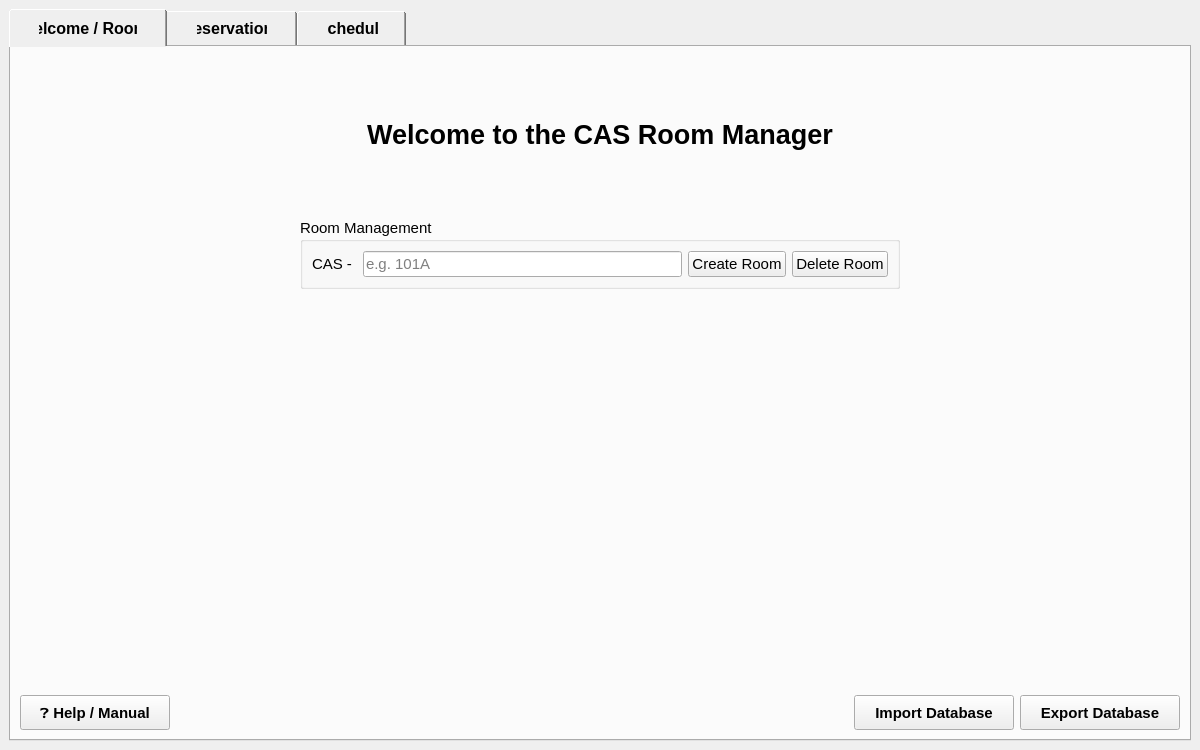
<?xml version="1.0" encoding="UTF-8"?>
<ui version="4.0">
 <class>HomeWindow</class>
 <widget class="QMainWindow" name="HomeWindow">
  <property name="geometry">
   <rect>
    <x>0</x>
    <y>0</y>
    <width>1200</width>
    <height>750</height>
   </rect>
  </property>
  <property name="windowTitle">
   <string>CAS Room &amp; Reservation Manager</string>
  </property>
  <widget class="QWidget" name="centralwidget">
   <layout class="QVBoxLayout" name="verticalLayout">
    <item>
     <widget class="QTabWidget" name="tabWidget">
      <property name="styleSheet">
       <string notr="true">
QTabBar::tab {
    font-size: 12pt;
    font-weight: bold;
    padding: 12px 30px;
}
       </string>
      </property>
      <property name="currentIndex">
       <number>0</number>
      </property>
      <widget class="QWidget" name="welcomeTab">
       <attribute name="title">
        <string>Welcome / Rooms</string>
       </attribute>
       <layout class="QVBoxLayout" name="verticalLayout_2">
        <item>
         <spacer name="topSpacer_1">
          <property name="orientation">
           <enum>Qt::Orientation::Vertical</enum>
          </property>
          <property name="sizeHint" stdset="0">
           <size>
            <width>20</width>
            <height>20</height>
           </size>
          </property>
         </spacer>
        </item>
        <item>
         <widget class="QLabel" name="welcomeLabel">
          <property name="font">
           <font>
            <pointsize>20</pointsize>
            <bold>true</bold>
           </font>
          </property>
          <property name="text">
           <string>Welcome to the CAS Room Manager</string>
          </property>
          <property name="alignment">
           <set>Qt::AlignmentFlag::AlignCenter</set>
          </property>
         </widget>
        </item>
        <item>
         <spacer name="midSpacer_1">
          <property name="orientation">
           <enum>Qt::Orientation::Vertical</enum>
          </property>
          <property name="sizeHint" stdset="0">
           <size>
            <width>20</width>
            <height>30</height>
           </size>
          </property>
         </spacer>
        </item>
        <item>
         <layout class="QHBoxLayout" name="centerRoomLayout">
          <item>
           <spacer name="horizontalSpacer_1">
            <property name="orientation">
             <enum>Qt::Orientation::Horizontal</enum>
            </property>
            <property name="sizeHint" stdset="0">
             <size>
              <width>0</width>
              <height>0</height>
             </size>
            </property>
           </spacer>
          </item>
          <item>
           <widget class="QGroupBox" name="roomGroupBox">
            <property name="minimumSize">
             <size>
              <width>600</width>
              <height>0</height>
             </size>
            </property>
            <property name="font">
             <font>
              <pointsize>11</pointsize>
             </font>
            </property>
            <property name="title">
             <string>Room Management</string>
            </property>
            <layout class="QHBoxLayout" name="horizontalLayout">
             <item>
              <widget class="QLabel" name="labelRoomPrefix">
               <property name="text">
                <string>CAS - </string>
               </property>
              </widget>
             </item>
             <item>
              <widget class="QLineEdit" name="roomInput">
               <property name="placeholderText">
                <string>e.g. 101A</string>
               </property>
              </widget>
             </item>
             <item>
              <widget class="QPushButton" name="btnCreateRoom">
               <property name="text">
                <string>Create Room</string>
               </property>
              </widget>
             </item>
             <item>
              <widget class="QPushButton" name="btnDeleteRoom">
               <property name="text">
                <string>Delete Room</string>
               </property>
              </widget>
             </item>
            </layout>
           </widget>
          </item>
          <item>
           <spacer name="horizontalSpacer_2">
            <property name="orientation">
             <enum>Qt::Orientation::Horizontal</enum>
            </property>
            <property name="sizeHint" stdset="0">
             <size>
              <width>0</width>
              <height>0</height>
             </size>
            </property>
           </spacer>
          </item>
         </layout>
        </item>
        <item>
         <spacer name="bottomSpacer_1">
          <property name="orientation">
           <enum>Qt::Orientation::Vertical</enum>
          </property>
          <property name="sizeHint" stdset="0">
           <size>
            <width>20</width>
            <height>400</height>
           </size>
          </property>
         </spacer>
        </item>
        <item>
         <layout class="QHBoxLayout" name="bottomButtonsLayout">
          <item>
           <widget class="QPushButton" name="btnHelpManual">
            <property name="minimumSize">
             <size>
              <width>150</width>
              <height>35</height>
             </size>
            </property>
            <property name="font">
             <font>
              <pointsize>11</pointsize>
              <bold>true</bold>
             </font>
            </property>
            <property name="text">
             <string>❓ Help / Manual</string>
            </property>
           </widget>
          </item>
          <item>
           <spacer name="bottomHorizontalSpacer">
            <property name="orientation">
             <enum>Qt::Orientation::Horizontal</enum>
            </property>
            <property name="sizeHint" stdset="0">
             <size>
              <width>40</width>
              <height>20</height>
             </size>
            </property>
           </spacer>
          </item>
          <item>
           <widget class="QPushButton" name="btnImportDatabase">
            <property name="minimumSize">
             <size>
              <width>160</width>
              <height>35</height>
             </size>
            </property>
            <property name="font">
             <font>
              <pointsize>11</pointsize>
              <bold>true</bold>
             </font>
            </property>
            <property name="text">
             <string>Import Database</string>
            </property>
           </widget>
          </item>
          <item>
           <widget class="QPushButton" name="btnExportDatabase">
            <property name="minimumSize">
             <size>
              <width>160</width>
              <height>35</height>
             </size>
            </property>
            <property name="font">
             <font>
              <pointsize>11</pointsize>
              <bold>true</bold>
             </font>
            </property>
            <property name="text">
             <string>Export Database</string>
            </property>
           </widget>
          </item>
         </layout>
        </item>
       </layout>
      </widget>
      <widget class="QWidget" name="reservationTab">
       <attribute name="title">
        <string>Reservations</string>
       </attribute>
       <layout class="QVBoxLayout" name="verticalLayout_3">
        <item>
         <spacer name="topSpacer_2">
          <property name="orientation">
           <enum>Qt::Orientation::Vertical</enum>
          </property>
          <property name="sizeHint" stdset="0">
           <size>
            <width>20</width>
            <height>20</height>
           </size>
          </property>
         </spacer>
        </item>
        <item>
         <layout class="QHBoxLayout" name="sideBySideLayout">
          <item>
           <spacer name="horizontalSpacer_3">
            <property name="orientation">
             <enum>Qt::Orientation::Horizontal</enum>
            </property>
            <property name="sizeHint" stdset="0">
             <size>
              <width>0</width>
              <height>0</height>
             </size>
            </property>
           </spacer>
          </item>
          <item>
           <widget class="QGroupBox" name="createResGroupBox">
            <property name="minimumSize">
             <size>
              <width>450</width>
              <height>0</height>
             </size>
            </property>
            <property name="font">
             <font>
              <pointsize>11</pointsize>
             </font>
            </property>
            <property name="title">
             <string>Create New Reservation</string>
            </property>
            <layout class="QFormLayout" name="formLayout">
             <property name="verticalSpacing">
              <number>15</number>
             </property>
             <item row="0" column="0">
              <widget class="QLabel" name="label_room">
               <property name="text">
                <string>Select Room:</string>
               </property>
              </widget>
             </item>
             <item row="0" column="1">
              <widget class="QComboBox" name="roomComboBox">
               <property name="minimumSize">
                <size>
                 <width>0</width>
                 <height>30</height>
                </size>
               </property>
              </widget>
             </item>
             <item row="1" column="0">
              <widget class="QLabel" name="label_name">
               <property name="text">
                <string>Reservation Name:</string>
               </property>
              </widget>
             </item>
             <item row="1" column="1">
              <widget class="QLineEdit" name="resNameInput">
               <property name="minimumSize">
                <size>
                 <width>0</width>
                 <height>30</height>
                </size>
               </property>
              </widget>
             </item>
             <item row="2" column="0">
              <widget class="QLabel" name="label_startDate">
               <property name="text">
                <string>Start Date:</string>
               </property>
              </widget>
             </item>
             <item row="2" column="1">
              <widget class="QDateEdit" name="startDateEdit">
               <property name="minimumSize">
                <size>
                 <width>0</width>
                 <height>30</height>
                </size>
               </property>
               <property name="calendarPopup">
                <bool>true</bool>
               </property>
              </widget>
             </item>
             <item row="3" column="0">
              <widget class="QLabel" name="label_startTime">
               <property name="text">
                <string>Start Time:</string>
               </property>
              </widget>
             </item>
             <item row="3" column="1">
              <widget class="QTimeEdit" name="startTimeEdit">
               <property name="minimumSize">
                <size>
                 <width>0</width>
                 <height>30</height>
                </size>
               </property>
               <property name="displayFormat">
                <string>hh:mm AP</string>
               </property>
              </widget>
             </item>
             <item row="4" column="0">
              <widget class="QLabel" name="label_endDate">
               <property name="text">
                <string>End Date:</string>
               </property>
              </widget>
             </item>
             <item row="4" column="1">
              <widget class="QDateEdit" name="endDateEdit">
               <property name="minimumSize">
                <size>
                 <width>0</width>
                 <height>30</height>
                </size>
               </property>
               <property name="calendarPopup">
                <bool>true</bool>
               </property>
              </widget>
             </item>
             <item row="5" column="0">
              <widget class="QLabel" name="label_endTime">
               <property name="text">
                <string>End Time:</string>
               </property>
              </widget>
             </item>
             <item row="5" column="1">
              <widget class="QTimeEdit" name="endTimeEdit">
               <property name="minimumSize">
                <size>
                 <width>0</width>
                 <height>30</height>
                </size>
               </property>
               <property name="displayFormat">
                <string>hh:mm AP</string>
               </property>
              </widget>
             </item>
             <item row="6" column="0">
              <widget class="QLabel" name="label_frequency">
               <property name="text">
                <string>Frequency:</string>
               </property>
              </widget>
             </item>
             <item row="6" column="1">
              <widget class="QComboBox" name="frequencyComboBox">
               <property name="minimumSize">
                <size>
                 <width>0</width>
                 <height>30</height>
                </size>
               </property>
               <item>
                <property name="text">
                 <string>Does not repeat</string>
                </property>
               </item>
               <item>
                <property name="text">
                 <string>Everyday</string>
                </property>
               </item>
               <item>
                <property name="text">
                 <string>Every Week</string>
                </property>
               </item>
               <item>
                <property name="text">
                 <string>Every Month</string>
                </property>
               </item>
               <item>
                <property name="text">
                 <string>Every Year</string>
                </property>
               </item>
              </widget>
             </item>
             <item row="7" column="0" colspan="2">
              <widget class="QGroupBox" name="weekdayGroupBox">
               <property name="title">
                <string>Repeat on Days:</string>
               </property>
               <layout class="QHBoxLayout" name="weekdayLayout">
                <item>
                 <widget class="QCheckBox" name="chkMon">
                  <property name="text">
                   <string>Mon</string>
                  </property>
                 </widget>
                </item>
                <item>
                 <widget class="QCheckBox" name="chkTue">
                  <property name="text">
                   <string>Tue</string>
                  </property>
                 </widget>
                </item>
                <item>
                 <widget class="QCheckBox" name="chkWed">
                  <property name="text">
                   <string>Wed</string>
                  </property>
                 </widget>
                </item>
                <item>
                 <widget class="QCheckBox" name="chkThu">
                  <property name="text">
                   <string>Thu</string>
                  </property>
                 </widget>
                </item>
                <item>
                 <widget class="QCheckBox" name="chkFri">
                  <property name="text">
                   <string>Fri</string>
                  </property>
                 </widget>
                </item>
                <item>
                 <widget class="QCheckBox" name="chkSat">
                  <property name="text">
                   <string>Sat</string>
                  </property>
                 </widget>
                </item>
                <item>
                 <widget class="QCheckBox" name="chkSun">
                  <property name="text">
                   <string>Sun</string>
                  </property>
                 </widget>
                </item>
               </layout>
              </widget>
             </item>
             <item row="8" column="1">
              <widget class="QPushButton" name="btnCreateReservation">
               <property name="minimumSize">
                <size>
                 <width>0</width>
                 <height>35</height>
                </size>
               </property>
               <property name="text">
                <string>Create Reservation</string>
               </property>
              </widget>
             </item>
            </layout>
           </widget>
          </item>
          <item>
           <spacer name="middleSpacer">
            <property name="orientation">
             <enum>Qt::Orientation::Horizontal</enum>
            </property>
            <property name="sizeHint" stdset="0">
             <size>
              <width>40</width>
              <height>20</height>
             </size>
            </property>
           </spacer>
          </item>
          <item>
           <widget class="QGroupBox" name="manageResGroupBox">
            <property name="minimumSize">
             <size>
              <width>650</width>
              <height>0</height>
             </size>
            </property>
            <property name="font">
             <font>
              <pointsize>11</pointsize>
             </font>
            </property>
            <property name="title">
             <string>Manage Existing Reservations</string>
            </property>
            <layout class="QVBoxLayout" name="verticalLayout_5">
             <property name="spacing">
              <number>15</number>
             </property>
             <item>
              <layout class="QHBoxLayout" name="filterLayout">
               <item>
                <widget class="QLabel" name="labelFilterRoom">
                 <property name="text">
                  <string>Filter by Room:</string>
                 </property>
                </widget>
               </item>
               <item>
                <widget class="QComboBox" name="filterRoomComboBox"/>
               </item>
               <item>
                <widget class="QCheckBox" name="filterDateCheckBox">
                 <property name="text">
                  <string>Filter by Date:</string>
                 </property>
                </widget>
               </item>
               <item>
                <widget class="QDateEdit" name="filterDateEdit">
                 <property name="enabled">
                  <bool>false</bool>
                 </property>
                 <property name="calendarPopup">
                  <bool>true</bool>
                 </property>
                </widget>
               </item>
              </layout>
             </item>
             <item>
              <widget class="QTableWidget" name="reservationTable">
               <property name="editTriggers">
                <set>QAbstractItemView::EditTrigger::NoEditTriggers</set>
               </property>
               <property name="selectionMode">
                <enum>QAbstractItemView::SelectionMode::SingleSelection</enum>
               </property>
               <property name="selectionBehavior">
                <enum>QAbstractItemView::SelectionBehavior::SelectRows</enum>
               </property>
               <column>
                <property name="text">
                 <string>ID</string>
                </property>
               </column>
               <column>
                <property name="text">
                 <string>Name</string>
                </property>
               </column>
               <column>
                <property name="text">
                 <string>Room</string>
                </property>
               </column>
               <column>
                <property name="text">
                 <string>Start Date</string>
                </property>
               </column>
               <column>
                <property name="text">
                 <string>Start Time</string>
                </property>
               </column>
               <column>
                <property name="text">
                 <string>End Time</string>
                </property>
               </column>
               <column>
                <property name="text">
                 <string>End Date</string>
                </property>
               </column>
               <column>
                <property name="text">
                 <string>Frequency</string>
                </property>
               </column>
               <column>
                <property name="text">
                 <string>Days</string>
                </property>
               </column>
              </widget>
             </item>
             <item>
              <layout class="QHBoxLayout" name="horizontalLayout_3">
               <item>
                <widget class="QPushButton" name="btnEditReservation">
                 <property name="minimumSize">
                  <size>
                   <width>0</width>
                   <height>35</height>
                  </size>
                 </property>
                 <property name="text">
                  <string>Edit Selected</string>
                 </property>
                </widget>
               </item>
               <item>
                <widget class="QPushButton" name="btnDeleteReservation">
                 <property name="minimumSize">
                  <size>
                   <width>0</width>
                   <height>35</height>
                  </size>
                 </property>
                 <property name="text">
                  <string>Delete Selected</string>
                 </property>
                </widget>
               </item>
              </layout>
             </item>
            </layout>
           </widget>
          </item>
          <item>
           <spacer name="horizontalSpacer_4">
            <property name="orientation">
             <enum>Qt::Orientation::Horizontal</enum>
            </property>
            <property name="sizeHint" stdset="0">
             <size>
              <width>0</width>
              <height>0</height>
             </size>
            </property>
           </spacer>
          </item>
         </layout>
        </item>
        <item>
         <spacer name="bottomSpacer_2">
          <property name="orientation">
           <enum>Qt::Orientation::Vertical</enum>
          </property>
          <property name="sizeHint" stdset="0">
           <size>
            <width>20</width>
            <height>30</height>
           </size>
          </property>
         </spacer>
        </item>
       </layout>
      </widget>
      <widget class="QWidget" name="scheduleTab">
       <attribute name="title">
        <string>Schedule</string>
       </attribute>
       <layout class="QVBoxLayout" name="verticalLayout_4">
        <item>
         <layout class="QHBoxLayout" name="scheduleHeaderLayout">
          <item>
           <widget class="QLabel" name="lblSchedRoom">
            <property name="font">
             <font>
              <pointsize>12</pointsize>
              <bold>true</bold>
             </font>
            </property>
            <property name="text">
             <string>Room View:</string>
            </property>
           </widget>
          </item>
          <item>
           <widget class="QComboBox" name="scheduleRoomComboBox">
            <property name="minimumSize">
             <size>
              <width>150</width>
              <height>35</height>
             </size>
            </property>
            <property name="font">
             <font>
              <pointsize>11</pointsize>
             </font>
            </property>
           </widget>
          </item>
          <item>
           <spacer name="headerSpacer1">
            <property name="orientation">
             <enum>Qt::Orientation::Horizontal</enum>
            </property>
            <property name="sizeHint" stdset="0">
             <size>
              <width>0</width>
              <height>0</height>
             </size>
            </property>
           </spacer>
          </item>
          <item>
           <widget class="QLabel" name="lblScheduleDate">
            <property name="font">
             <font>
              <pointsize>12</pointsize>
              <bold>true</bold>
             </font>
            </property>
            <property name="text">
             <string>Week Of:</string>
            </property>
           </widget>
          </item>
          <item>
           <widget class="QPushButton" name="btnPrevWeek">
            <property name="minimumSize">
             <size>
              <width>35</width>
              <height>35</height>
             </size>
            </property>
            <property name="text">
             <string>◀</string>
            </property>
           </widget>
          </item>
          <item>
           <widget class="QDateEdit" name="scheduleDateEdit">
            <property name="minimumSize">
             <size>
              <width>130</width>
              <height>35</height>
             </size>
            </property>
            <property name="font">
             <font>
              <pointsize>11</pointsize>
             </font>
            </property>
            <property name="calendarPopup">
             <bool>true</bool>
            </property>
           </widget>
          </item>
          <item>
           <widget class="QPushButton" name="btnNextWeek">
            <property name="minimumSize">
             <size>
              <width>35</width>
              <height>35</height>
             </size>
            </property>
            <property name="text">
             <string>▶</string>
            </property>
           </widget>
          </item>
          <item>
           <spacer name="headerSpacer2">
            <property name="orientation">
             <enum>Qt::Orientation::Horizontal</enum>
            </property>
            <property name="sizeHint" stdset="0">
             <size>
              <width>0</width>
              <height>0</height>
             </size>
            </property>
           </spacer>
          </item>
          <item>
           <widget class="QPushButton" name="btnPrintSchedule">
            <property name="minimumSize">
             <size>
              <width>180</width>
              <height>35</height>
             </size>
            </property>
            <property name="font">
             <font>
              <pointsize>11</pointsize>
              <bold>true</bold>
             </font>
            </property>
            <property name="text">
             <string>🖨️ Print Schedule</string>
            </property>
           </widget>
          </item>
         </layout>
        </item>
        <item>
         <widget class="QGraphicsView" name="scheduleView">
          <property name="alignment">
           <set>Qt::AlignmentFlag::AlignLeading|Qt::AlignmentFlag::AlignLeft|Qt::AlignmentFlag::AlignTop</set>
          </property>
         </widget>
        </item>
       </layout>
      </widget>
     </widget>
    </item>
   </layout>
  </widget>
 </widget>
 <resources/>
 <connections/>
</ui>
